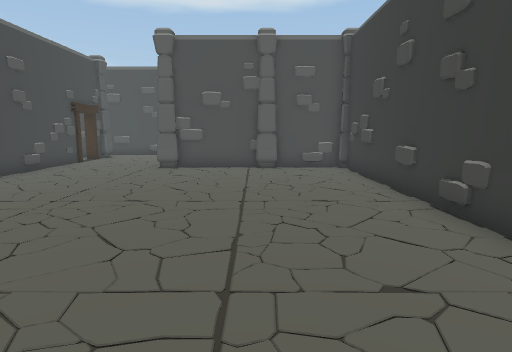
[1] (above)

24 first-person views from a walk through a scene from a Unity 3-D project. The camera is 1.5 m above the floor, tilts 8° down and sees 75° across. Doors are open. The floor is counted in squares, 1 m on a side. Each view is taken from the middle of a square. On the plan, view 1 faces up. The plan holds only what a view shows up to about 15 squares ahead; the rest is blank. The place goes on beyond the plan.

[2]
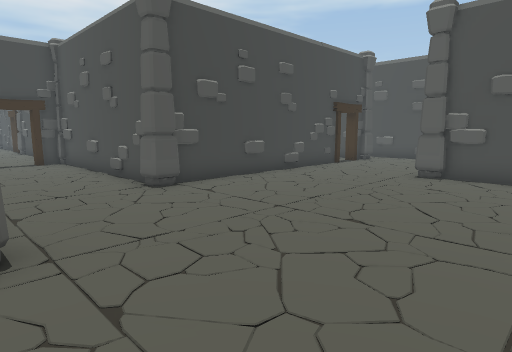

[3]
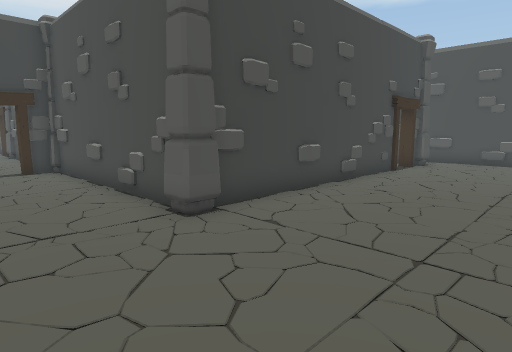

[4]
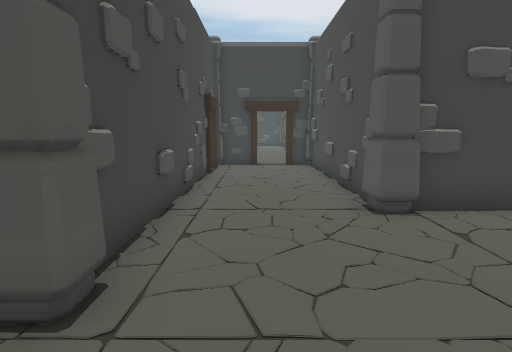

[5]
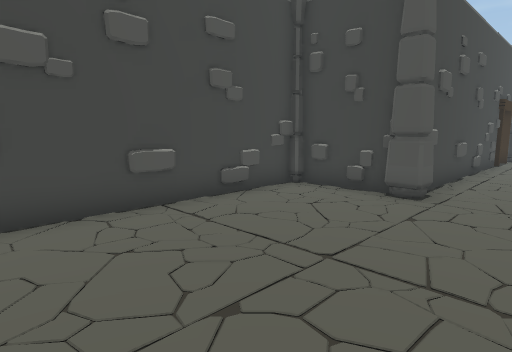

[6]
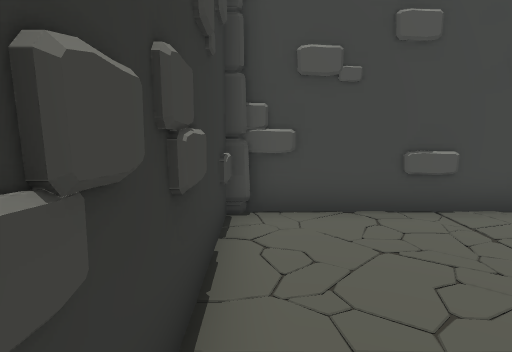

[7]
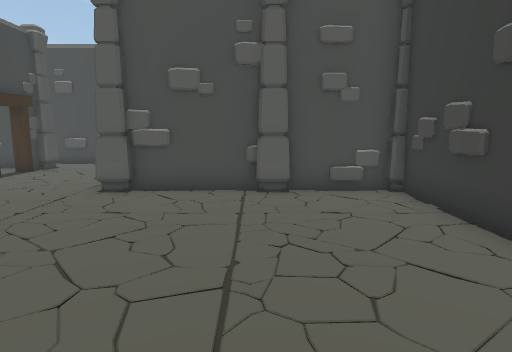

[8]
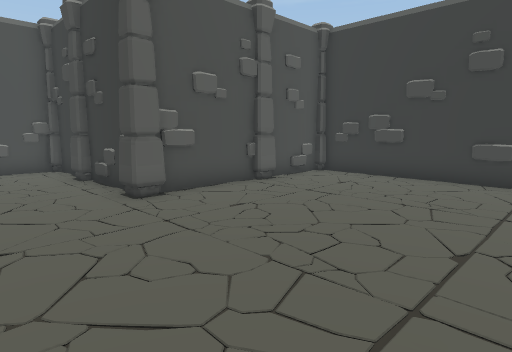

[9]
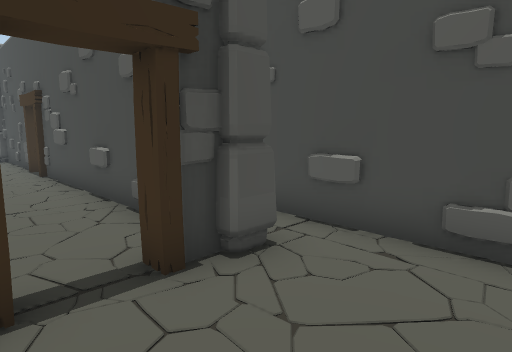

[10]
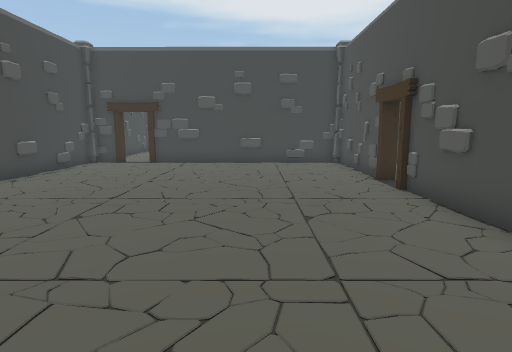

[11]
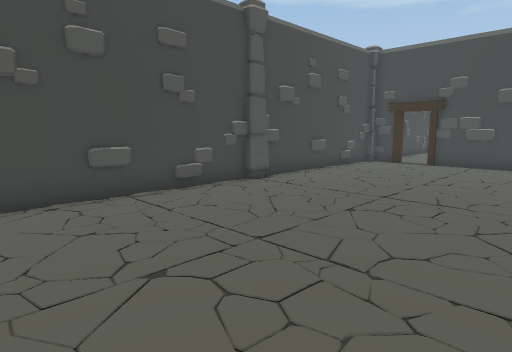

[12]
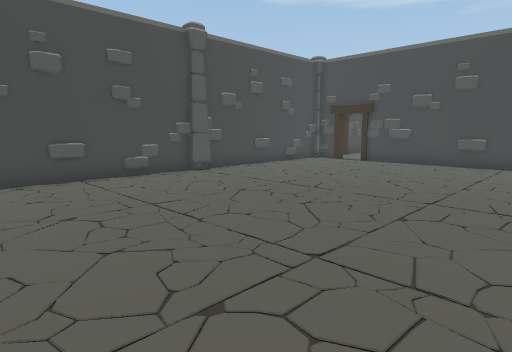

[13]
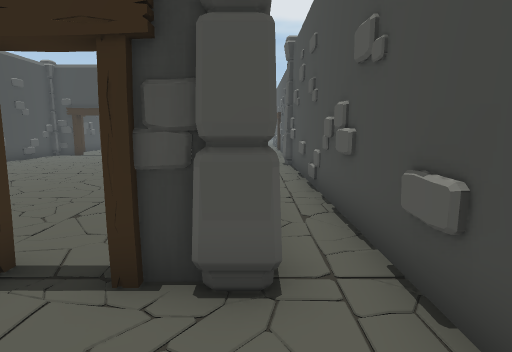

[14]
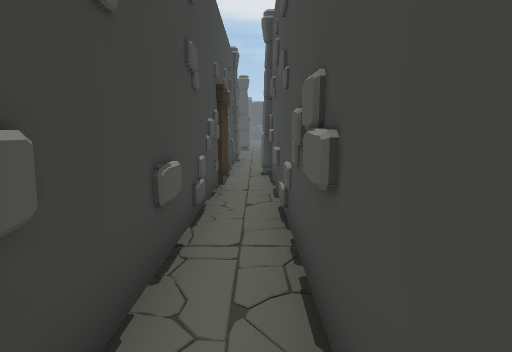

[15]
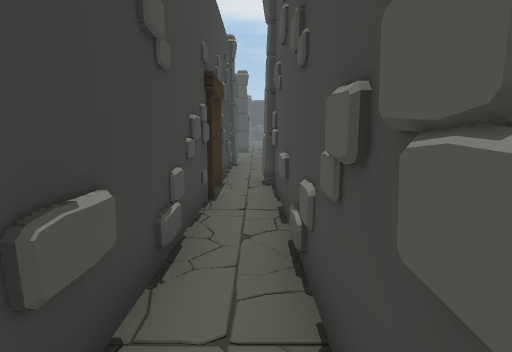

[16]
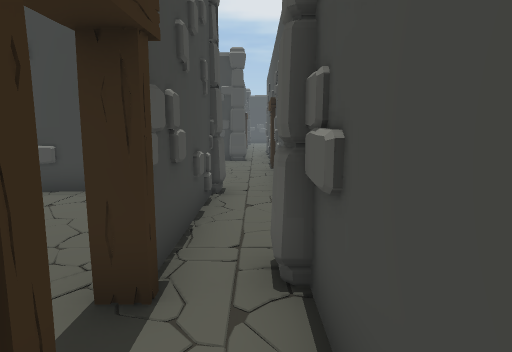

[17]
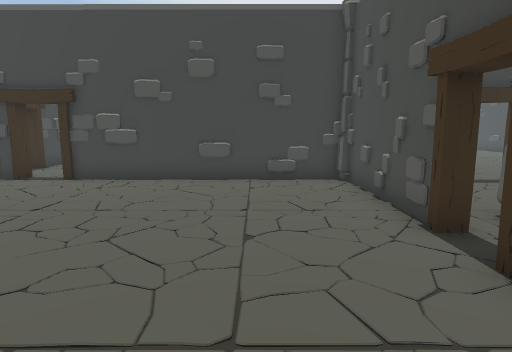

[18]
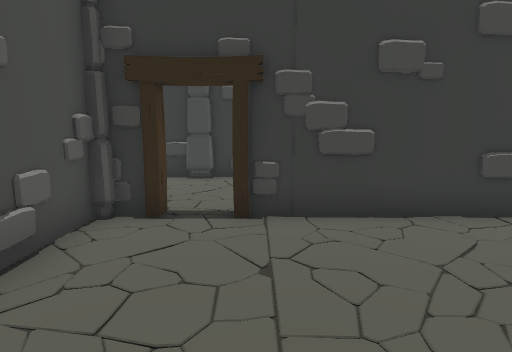

[19]
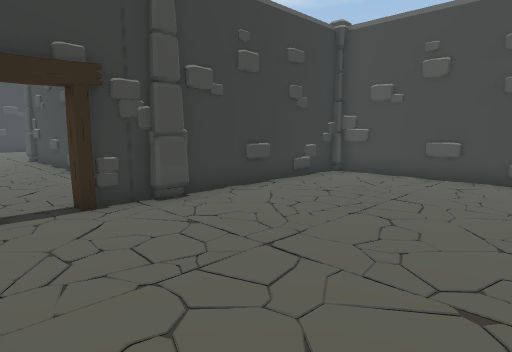

[20]
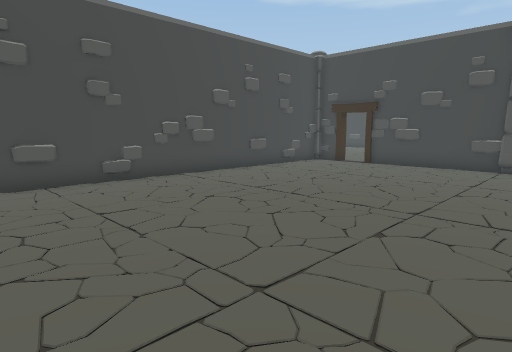

[21]
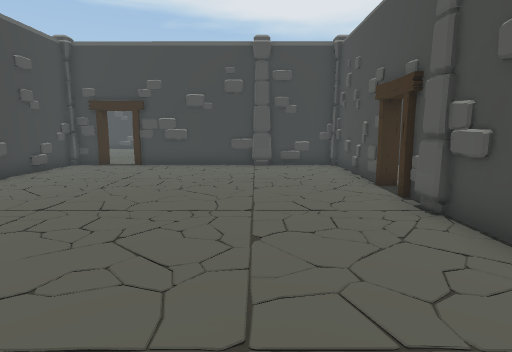

[22]
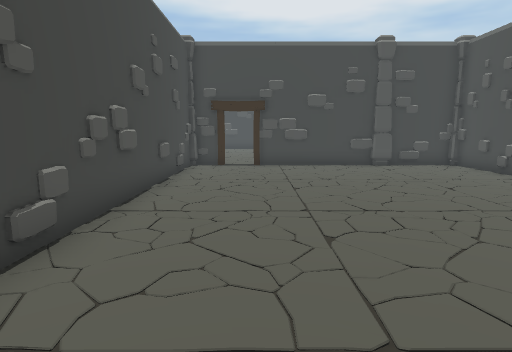

[23]
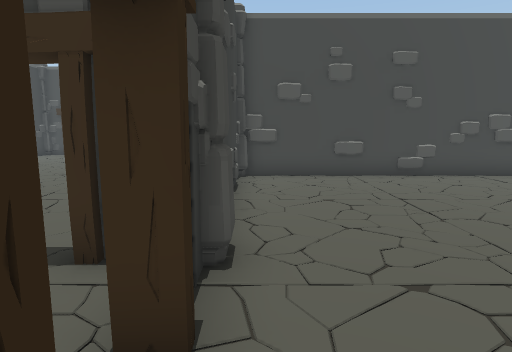

[24]
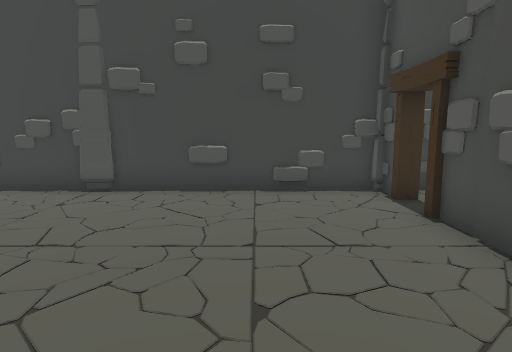

### Floor plan
Points are (right, up) in squares from view 1. A wall is a line through its corners. A room is listed if a view was taken in it or the views show most of it. See-through windows are left out.
Room 1 (views 1, 2, 3, 4, 5, 6, 7, 8, 9, 13, 14, 15, 16)
walls: (-8.6, 6.4) (-16.1, 6.4) (-16.1, 5.3) (-16.5, 5.3); (-3.5, 13.9) (-3.5, 16.5); (-4.6, 1.6) (-4.6, -0.5); (3.6, 11.6) (3.3, 11.9); (-8.1, 15.5) (-8.1, 6.8); (-4.5, -1) (3.2, -1); (-3.5, 17) (-3.5, 19.5) (-19, 19.5); (-8.1, 17.6) (-8.1, 16.6); (-13.6, 2.3) (-5.4, 2.3); (3.5, -0.9) (3.5, 13.2) (-3.3, 13.2); (-15, 2.6) (-15, 1.9); (-16.5, 4) (-16.1, 4.1) (-16.1, 2.5); (-11.6, 19.5) (-12.2, 19.5); (-17.5, 18) (-9.1, 18)
ways out: opening at (-18, 18) to room 2; opening at (-8, 16) to room 2; opening at (-16, 5) to room 3; opening at (-14, 2) to room 4
objects: pillar (-8, 6); pillar (-8, 18); pillar (-5, 2); pillar (-4, 13); pillar (-4, 17); pillar (0, 13)
Room 2 (views 10, 11, 12, 17, 18)
walls: (-18.7, 18.2) (-18.7, 17.7) (-23.5, 17.7) (-24.1, 17.1); (-8.3, 10.5) (-8.3, 15.5); (-8.3, 16.6) (-8.3, 17.7) (-17.5, 17.7); (-8.1, 16.6) (-8.3, 16.6) (-8.4, 17.5); (-24, 17.5) (-24, 9.1); (-24, 8) (-24, 6.6) (-9.9, 6.6)
ways out: opening at (-18, 18) to room 1; opening at (-8, 16) to room 1; opening at (-24, 9); gap at (-24, 8)
objects: pillar (-16, 7)
Room 3 (views 19, 20, 21, 22, 23)
walls: (-23.6, -4.6) (-22.2, -4.8); (-23.6, -4.6) (-23.2, -4.9); (-22.3, 6.4) (-25.6, 6.4); (-26.8, 6.4) (-31.3, 6.4); (-32.1, 2.6) (-32.1, -2.1); (-32.1, 5.5) (-32.1, 3.5); (-16.5, -4.5) (-16.5, 4); (-31.5, -4.8) (-16.6, -4.8); (-32.5, -3.3) (-32.1, -3.3) (-32.1, -4.5)
ways out: opening at (-16, 5) to room 1; opening at (-32, -3); opening at (-26, 7)
objects: pillar (-32, 3); pillar (-32, 6); pillar (-24, 6); pillar (-16, 2)
Room 4 (view 24)
walls: (-11.8, 2.1) (-13.8, 2.1); (-16.1, 1.5) (-16.1, -4.5)
ways out: opening at (-14, 2) to room 1
objects: pillar (-16, -5); pillar (-5, -1)

Where each view was taken, in squares from view 1:
view 1: 0 up, 0 right, facing up
view 2: 2 up, 0 right, facing up-left
view 3: 3 up, 3 left, facing up-left
view 4: 4 up, 2 left, facing left
view 5: 5 up, 3 right, facing down-left
view 6: 5 up, 3 right, facing down
view 7: 5 up, 0 right, facing up
view 8: 6 up, 7 left, facing up-right
view 9: 15 up, 5 left, facing up-left
view 10: 14 up, 9 left, facing left
view 11: 14 up, 9 left, facing down-left
view 12: 17 up, 9 left, facing down-left
view 13: 18 up, 5 left, facing left
view 14: 19 up, 8 left, facing left
view 15: 19 up, 10 left, facing left
view 16: 19 up, 16 left, facing left
view 17: 15 up, 14 left, facing left
view 18: 15 up, 14 left, facing right
view 19: 6 up, 23 left, facing down-right
view 20: 5 up, 18 left, facing down-left
view 21: 3 up, 18 left, facing left
view 22: 2 down, 18 left, facing left
view 23: 6 up, 17 left, facing down
view 24: 1 down, 8 left, facing left
